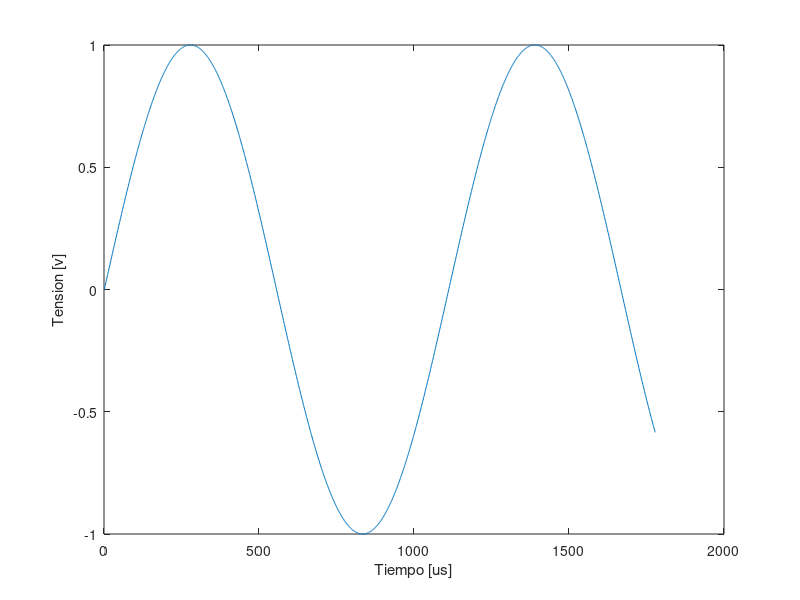

Recreate this plot in MATLAB.
clf
t = 0:.9:1600;                                    % Escala de tiempo

fm = 8000;                                      % Frecuencia de muestreo
Tm=1/fm;
ftono = 440;     

N=2^16;

senial = sin(2*pi*t*ftono*Tm);
y = round(senial*N)/N;

plot(round(sin(2*pi*t/1000)*N)/N);
sound(round(sin(2*pi*t*ftono*Tm)*N)/N, 1000);

xlabel('Tiempo [us]')       
ylabel('Tension [v]')